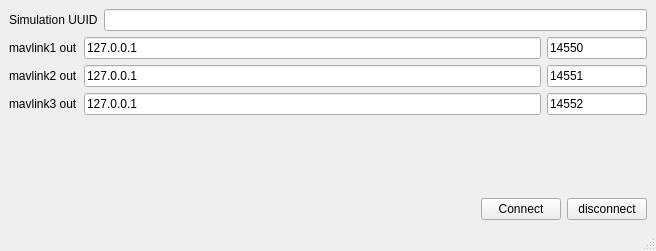
<?xml version="1.0" encoding="UTF-8"?>
<ui version="4.0">
 <class>MainWindow</class>
 <widget class="QMainWindow" name="MainWindow">
  <property name="geometry">
   <rect>
    <x>0</x>
    <y>0</y>
    <width>656</width>
    <height>251</height>
   </rect>
  </property>
  <property name="windowTitle">
   <string>MainWindow</string>
  </property>
  <widget class="QWidget" name="centralwidget">
   <layout class="QVBoxLayout" name="verticalLayout">
    <item>
     <layout class="QHBoxLayout" name="horizontalLayout">
      <item>
       <widget class="QLabel" name="label">
        <property name="text">
         <string>Simulation UUID</string>
        </property>
       </widget>
      </item>
      <item>
       <widget class="QLineEdit" name="sim_uuid_le"/>
      </item>
     </layout>
    </item>
    <item>
     <layout class="QHBoxLayout" name="horizontalLayout_2">
      <item>
       <widget class="QLabel" name="label_2">
        <property name="text">
         <string>mavlink1 out</string>
        </property>
       </widget>
      </item>
      <item>
       <widget class="QLineEdit" name="mavlink1_ip">
        <property name="text">
         <string>127.0.0.1</string>
        </property>
       </widget>
      </item>
      <item>
       <widget class="QLineEdit" name="mavlink1_port_le">
        <property name="maximumSize">
         <size>
          <width>100</width>
          <height>16777215</height>
         </size>
        </property>
        <property name="text">
         <string>14550</string>
        </property>
       </widget>
      </item>
     </layout>
    </item>
    <item>
     <layout class="QHBoxLayout" name="horizontalLayout_4">
      <item>
       <widget class="QLabel" name="label_3">
        <property name="text">
         <string>mavlink2 out</string>
        </property>
       </widget>
      </item>
      <item>
       <widget class="QLineEdit" name="mavlink2_ip">
        <property name="text">
         <string>127.0.0.1</string>
        </property>
       </widget>
      </item>
      <item>
       <widget class="QLineEdit" name="mavlink2_port_le">
        <property name="maximumSize">
         <size>
          <width>100</width>
          <height>16777215</height>
         </size>
        </property>
        <property name="text">
         <string>14551</string>
        </property>
       </widget>
      </item>
     </layout>
    </item>
    <item>
     <layout class="QHBoxLayout" name="horizontalLayout_5">
      <item>
       <widget class="QLabel" name="label_4">
        <property name="text">
         <string>mavlink3 out</string>
        </property>
       </widget>
      </item>
      <item>
       <widget class="QLineEdit" name="mavlink3_ip">
        <property name="text">
         <string>127.0.0.1</string>
        </property>
       </widget>
      </item>
      <item>
       <widget class="QLineEdit" name="mavlink3_port_le">
        <property name="maximumSize">
         <size>
          <width>100</width>
          <height>16777215</height>
         </size>
        </property>
        <property name="text">
         <string>14552</string>
        </property>
       </widget>
      </item>
     </layout>
    </item>
    <item>
     <spacer name="verticalSpacer">
      <property name="orientation">
       <enum>Qt::Vertical</enum>
      </property>
      <property name="sizeHint" stdset="0">
       <size>
        <width>20</width>
        <height>40</height>
       </size>
      </property>
     </spacer>
    </item>
    <item>
     <layout class="QHBoxLayout" name="horizontalLayout_3">
      <item>
       <spacer name="horizontalSpacer">
        <property name="orientation">
         <enum>Qt::Horizontal</enum>
        </property>
        <property name="sizeHint" stdset="0">
         <size>
          <width>40</width>
          <height>20</height>
         </size>
        </property>
       </spacer>
      </item>
      <item>
       <widget class="QPushButton" name="connect_pb">
        <property name="text">
         <string>Connect</string>
        </property>
       </widget>
      </item>
      <item>
       <widget class="QPushButton" name="disconnect_pb">
        <property name="text">
         <string>disconnect</string>
        </property>
       </widget>
      </item>
     </layout>
    </item>
   </layout>
  </widget>
  <widget class="QMenuBar" name="menubar">
   <property name="geometry">
    <rect>
     <x>0</x>
     <y>0</y>
     <width>656</width>
     <height>22</height>
    </rect>
   </property>
  </widget>
  <widget class="QStatusBar" name="statusbar"/>
 </widget>
 <resources/>
 <connections/>
</ui>
